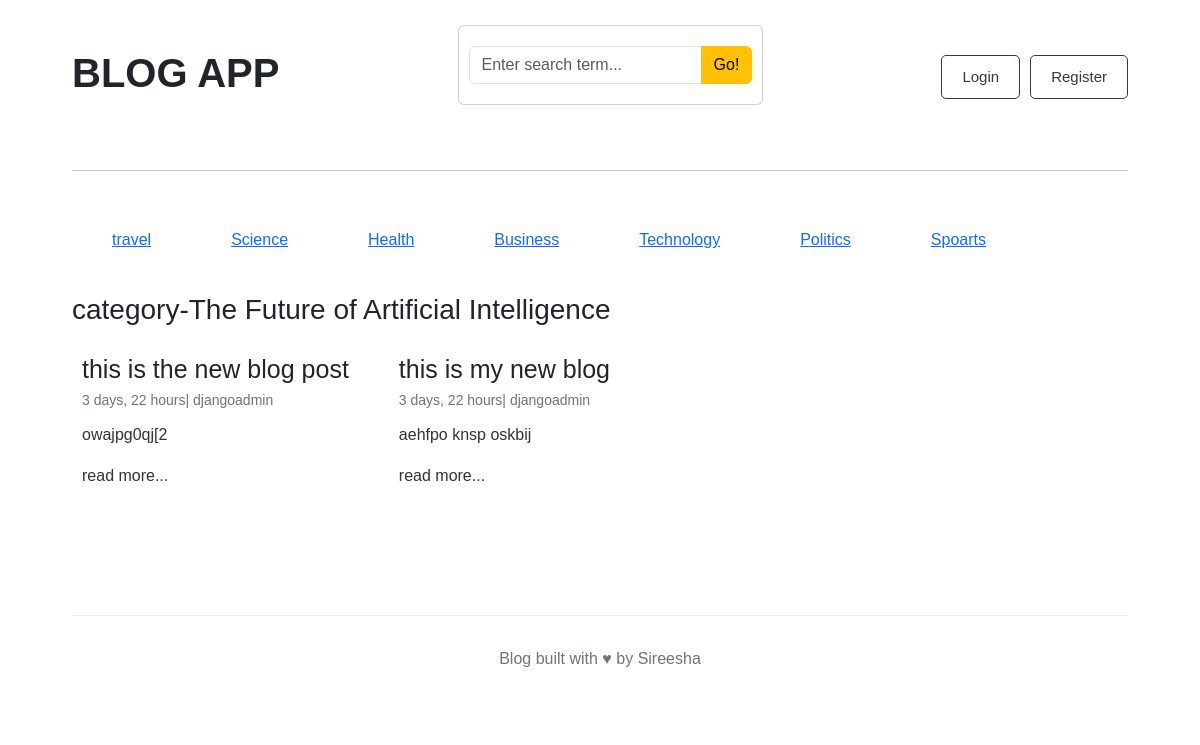
Before: /category/4/ with the older database file.
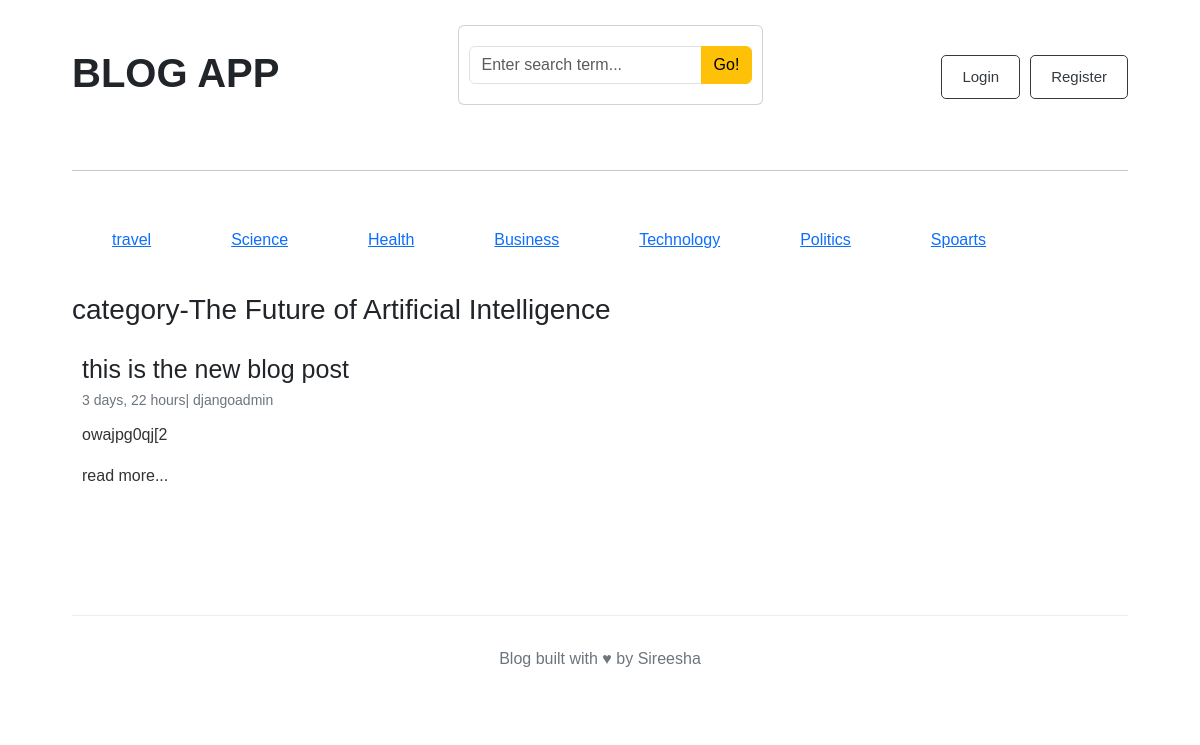
After: the same page with the newer database file.
### blogs/models.py (models this page shows)
class category(models.Model):
    category_name = models.CharField(max_length = 40,unique = True)
    created_at = models.DateTimeField(auto_now_add=True)
    updated_at = models.DateTimeField(auto_now = True)
    class Meta:
        verbose_name_plural='categories'
    def __str__(self):
        return self.category_name

class Blog(models.Model):
    title = models.CharField(max_length=100)
    slug = models.SlugField(max_length=150, unique=True, blank=True)
    category = models.ForeignKey(category, on_delete=models.CASCADE)
    author  = models.ForeignKey(User, on_delete=models.CASCADE)
    featured_image = models.ImageField(upload_to='uploads/%Y/%m/%d')
    short_description = models.TextField(max_length=500)
    blog_body = models.TextField(max_length=2000)
    status = models.CharField(max_length=20, choices=STATUS_CHOICES, default="Draft")
    is_featured = models.BooleanField(default=False)
    created_at = models.DateTimeField(auto_now_add=True)
    updated_at = models.DateTimeField(auto_now=True)
    def __str__(self):
        return self.title

### blogs/views.py (the view)
# urls.py: path('<int:category_id>/',views.category_pages,name ='category_pages')
def category_pages(req,category_id):
  try:
      context = Blog.objects.filter(category = category_id)
      category_ids = Blog.objects.get(pk=category_id)
      return render(req,'category_pages.html',{'context':context,'category_ids':category_ids})
  except:
      return render(req,'category_pages.html')

### blogs/context_processors.py (called while the page is built)
def get_categories(request):
    categories = category.objects.all()
    return dict(categories=categories)

def searching(request):
    keyword = request.GET.get('keyword')
    print(keyword)
    return dict(keyword = keyword)

### blogs/Templates/category_pages.html
{% extends 'base.html' %}
{% block content %}
<h3>category-{{category_ids}}</h3>
<div class="featured_container">
    <div class="featured-posts">
    {%for post in context%}
           <div class="post-card">
                <div class="card-body">
                    <h3><a href="{% url 'single_blog' post.slug %}">{{post.title}}</a></h3>
                    <small> {{post.created_at |timesince}}| {{post.author}} </small>
                    <p>
                        {{post.short_description | truncatewords:25}}
                    </p>
                    <p>read more...</p>
                 </div>
             </div>
    {% endfor %}
    </div>
    </div>
{% endblock %}

### blogs/Templates/base.html (shortened to what this page needs)
{% load static %}
<!DOCTYPE html>
<html lang="en">
<head>
     <link href="https://cdn.jsdelivr.net/npm/bootstrap@5.3.8/dist/css/bootstrap.min.css"
          rel="stylesheet">
     <link rel="stylesheet" href="https://cdnjs.cloudflare.com/ajax/libs/font-awesome/6.7.2/css/all.min.css">
<link rel="stylesheet" href="{% static 'css/blog.css' %}">
</head>
<body>
<main class="container">
    <div class="nav">
       <h2>BLOG APP</h2>
            <div class="card mb-4">
                <div class="card-body">
                    <form method="GET" action="{% url 'search'%}">
                        <div class="input-group">
                            <input class="form-control" type="text" value="{{keyword|default:''}}" name="keyword" placeholder="Enter search term...">
                            <button class="btn btn-warning"type="submit">
                                Go!
                            </button>
                        </div>
                    </form>
                </div>
            </div>
            <div class="buttons">
        {% if not user.is_authenticated %}
        <a href="{% url 'login' %}">
            <button class="btn btn-warning">Login</button>
        </a>
        <a href="{% url 'register' %}">
            <button class="btn btn-warning">Register</button>
        </a>
        {% endif %}
        </div>
</div>
<hr>
<div class="topics">
            {% for topic in  categories %}
               <a href="{% url 'category_pages' topic.id%}" style="margin:40px">{{topic.category_name}}</a>
            {% endfor %}
</div>
 {% block content %}
 {% endblock %}
<footer>
    <p>
        Blog built with ♥ by Sireesha
    </p>
</footer>
</body>
</html>

Changed rows visible on the page:
removed Blog: title "this is my new blog", created_at "3 days, 22 hours", author "djangoadmin", short_description "aehfpo knsp oskbij"
